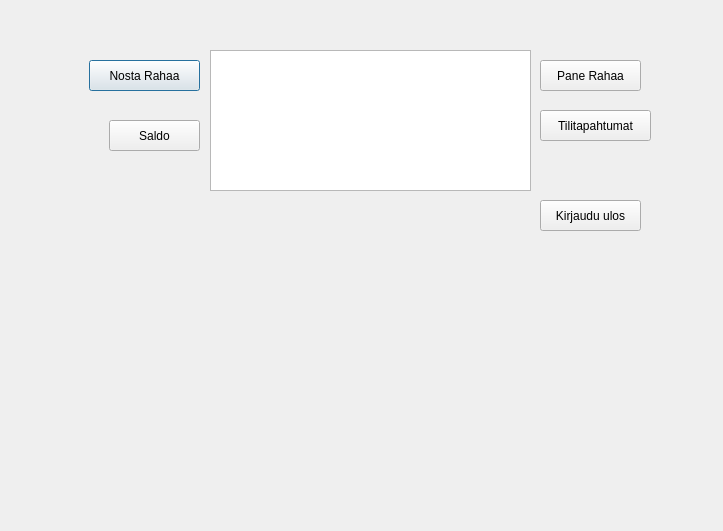
<?xml version="1.0" encoding="UTF-8"?>
<ui version="4.0">
 <class>Toimintosivu</class>
 <widget class="QDialog" name="Toimintosivu">
  <property name="geometry">
   <rect>
    <x>0</x>
    <y>0</y>
    <width>723</width>
    <height>531</height>
   </rect>
  </property>
  <property name="windowTitle">
   <string>Dialog</string>
  </property>
  <widget class="QPushButton" name="pushButtonNosta">
   <property name="geometry">
    <rect>
     <x>89</x>
     <y>60</y>
     <width>111</width>
     <height>31</height>
    </rect>
   </property>
   <property name="text">
    <string>Nosta Rahaa</string>
   </property>
  </widget>
  <widget class="QPushButton" name="pushButtonPane">
   <property name="geometry">
    <rect>
     <x>540</x>
     <y>60</y>
     <width>101</width>
     <height>31</height>
    </rect>
   </property>
   <property name="text">
    <string>Pane Rahaa</string>
   </property>
  </widget>
  <widget class="QPushButton" name="pushButtonSaldo">
   <property name="geometry">
    <rect>
     <x>109</x>
     <y>120</y>
     <width>91</width>
     <height>31</height>
    </rect>
   </property>
   <property name="text">
    <string>Saldo</string>
   </property>
  </widget>
  <widget class="QPushButton" name="pushButtonTilitapahtumat">
   <property name="geometry">
    <rect>
     <x>540</x>
     <y>110</y>
     <width>111</width>
     <height>31</height>
    </rect>
   </property>
   <property name="text">
    <string>Tilitapahtumat</string>
   </property>
  </widget>
  <widget class="QPushButton" name="pushButtonKirjauduUlos2">
   <property name="geometry">
    <rect>
     <x>540</x>
     <y>200</y>
     <width>101</width>
     <height>31</height>
    </rect>
   </property>
   <property name="text">
    <string>Kirjaudu ulos</string>
   </property>
  </widget>
  <widget class="QTextBrowser" name="textBrowserAsiakkaanNimi">
   <property name="geometry">
    <rect>
     <x>210</x>
     <y>50</y>
     <width>321</width>
     <height>141</height>
    </rect>
   </property>
  </widget>
  <widget class="QLabel" name="label_Credit_debit">
   <property name="geometry">
    <rect>
     <x>210</x>
     <y>25</y>
     <width>321</width>
     <height>21</height>
    </rect>
   </property>
   <property name="text">
    <string/>
   </property>
  </widget>
 </widget>
 <resources/>
 <connections/>
</ui>
